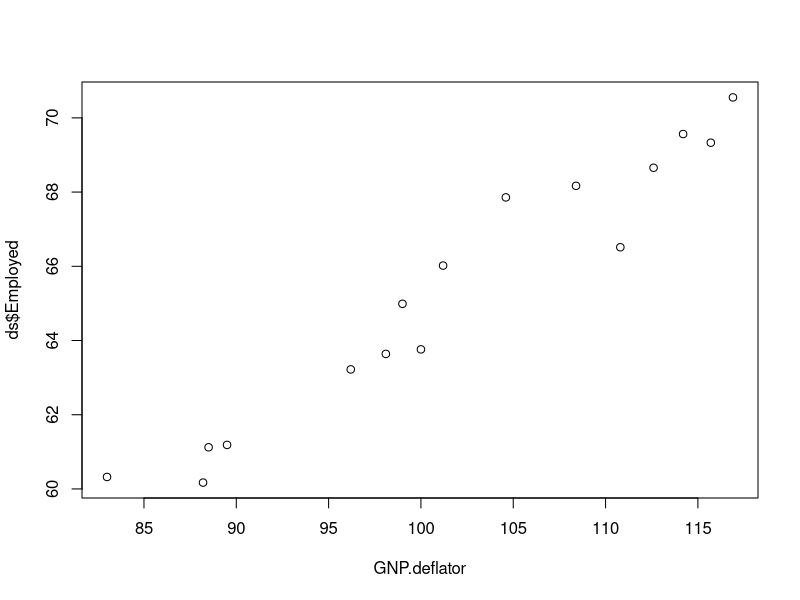
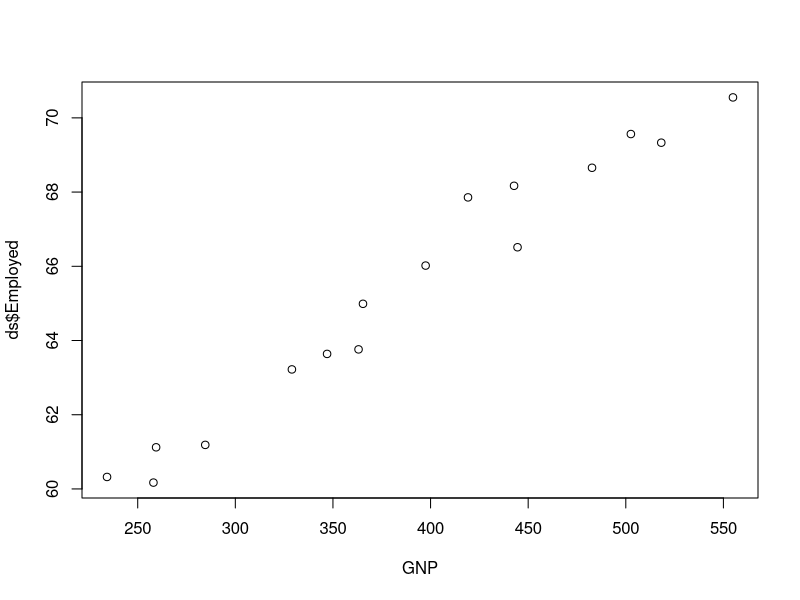
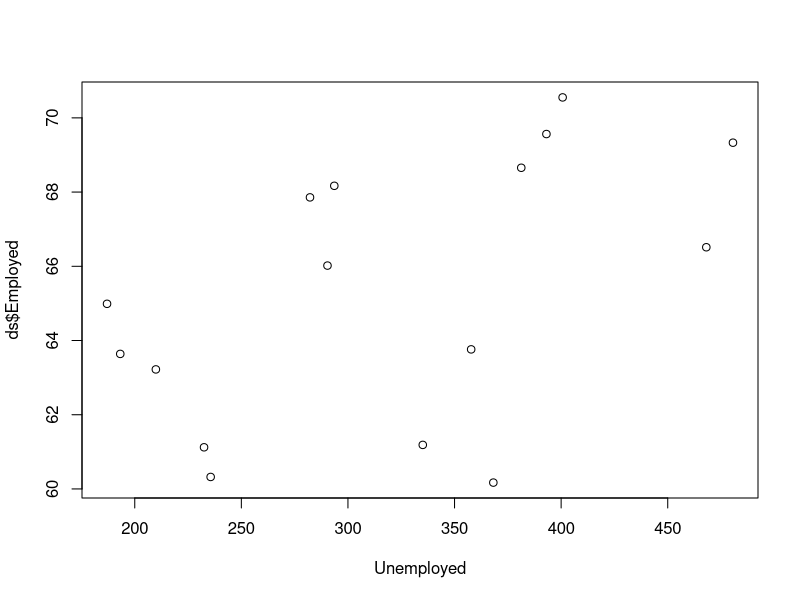
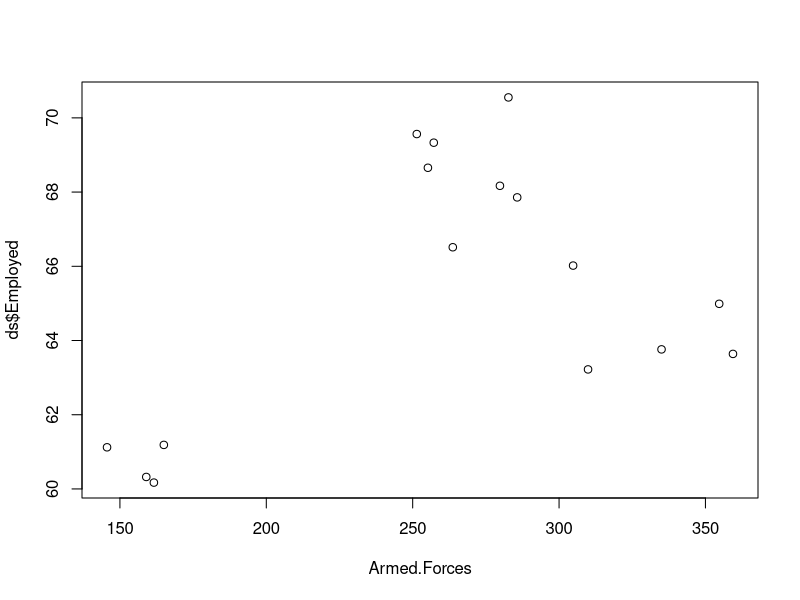
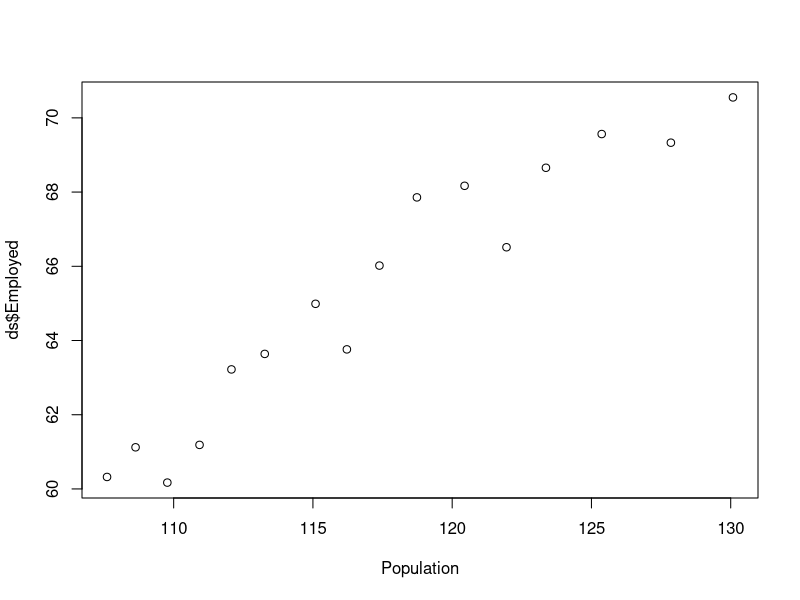
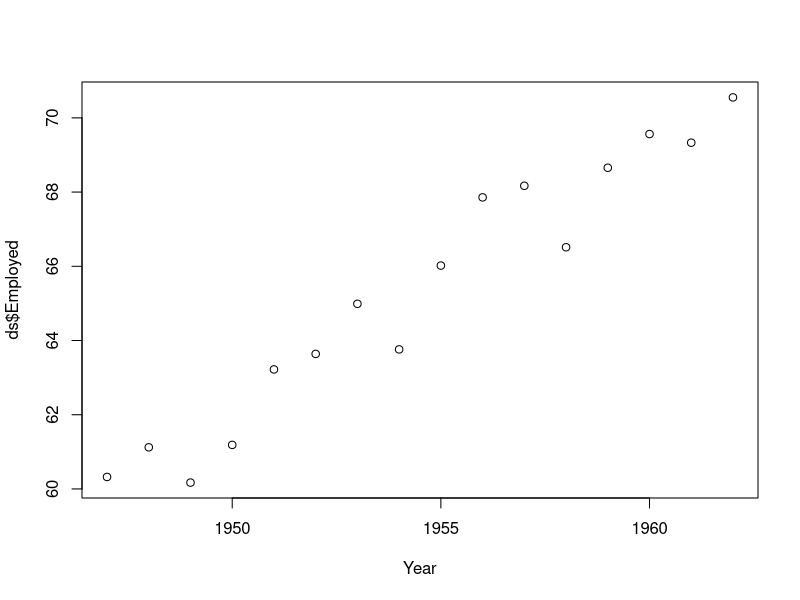
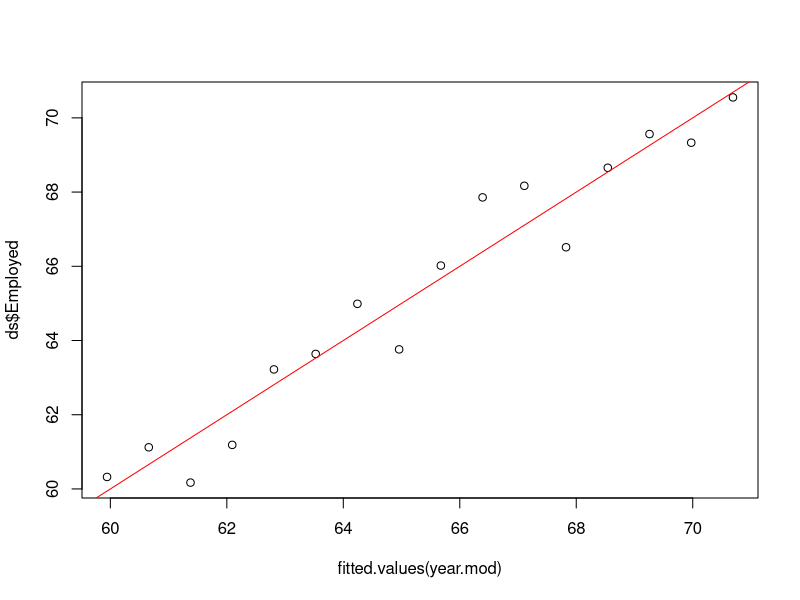
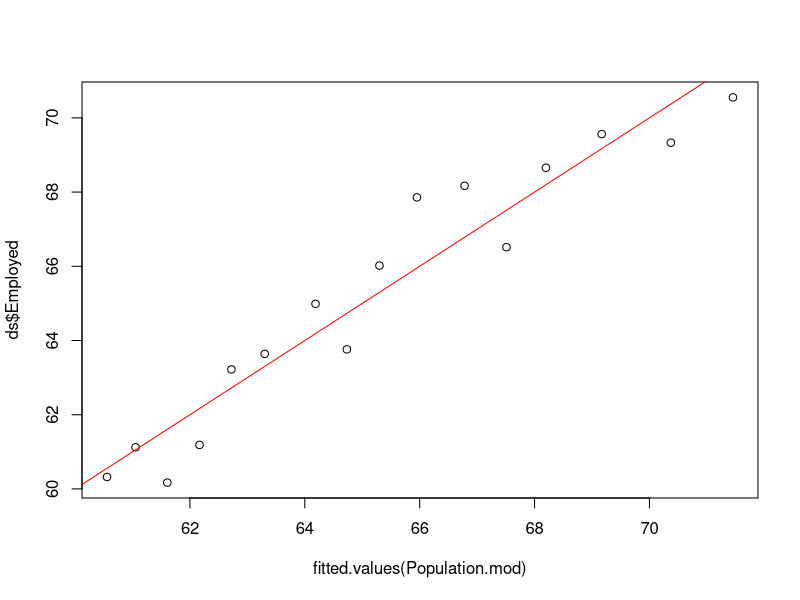

Here is the R script that generated these plots, in order:
  library(datasets)
  ds <- longley
  ds
  
  b<-ds[0,1:length(ds)-1]
  bs<-colnames(ds)
  bs
  for (i in 1:length(b)){
    plot(x = ds[,i],y=ds$Employed,xlab = bs[i])
    
  }
  #the 3 variables most correlated to Employed:Year/Population/GNP
  ###year mod:
  year.mod <- lm(ds$Employed~ds$Year)
  year.mod
  plot(x = fitted.values(year.mod),y=ds$Employed)
  abline(a=0,b=1,col='red')
  
  ###Population mod:
  Population.mod <- lm(ds$Employed~ds$Population)
  Population.mod
  plot(x = fitted.values(Population.mod),y=ds$Employed)
  abline(a=0,b=1,col='red')
  
  ###GNP mod:
  GNP.mod <- lm(ds$Employed~ds$GNP)
  GNP.mod
  plot(x = fitted.values(GNP.mod),y=ds$Employed)
  abline(a=0,b=1,col='red')
  
  
  ###best coloration: GNP
  
  x<- ds$GNP
  X<-as.matrix(cbind(rep(1,length(x)),x))
  y<-ds$Employed
  
  error <- function(beta) {
    sum((X %*% beta - y)^2) # Sum of squared errors
  }
  # Define partials for b0 and b1
  del.b0 <- function(b0, b1) {
    sum(-y + (b1*x + b0)) * (2 / length(x))
  }
  del.b1 <- function(b0, b1) {
    sum(x %*% (-y + (b1*x + b0))) * (2 / length(x))
  }
   
  
 
   
  b0 <- 0
  b1 <- 0
  alpha = 0.1
  n.iter <- 500
  error.history <- numeric(n.iter)
  b0.history <- numeric(n.iter)
  b1.history <- numeric(n.iter)
  
  for (i in 1:n.iter) {
    b0.gradient <- del.b0(b0, b1)
    b1.gradient <- del.b1(b0, b1)
    
    b0 <- b0 - alpha*b0.gradient
    b1 <- b1 - alpha*b1.gradient
    beta <- as.matrix(c(b0, b1))
    
    error.history[i] <- error(beta)
    b0.history[i] <- b0
    b1.history[i] <- b1
  }
  
   
  error.history[n.iter]
  b0.history[n.iter]
  b1.history[n.iter] 
  
  